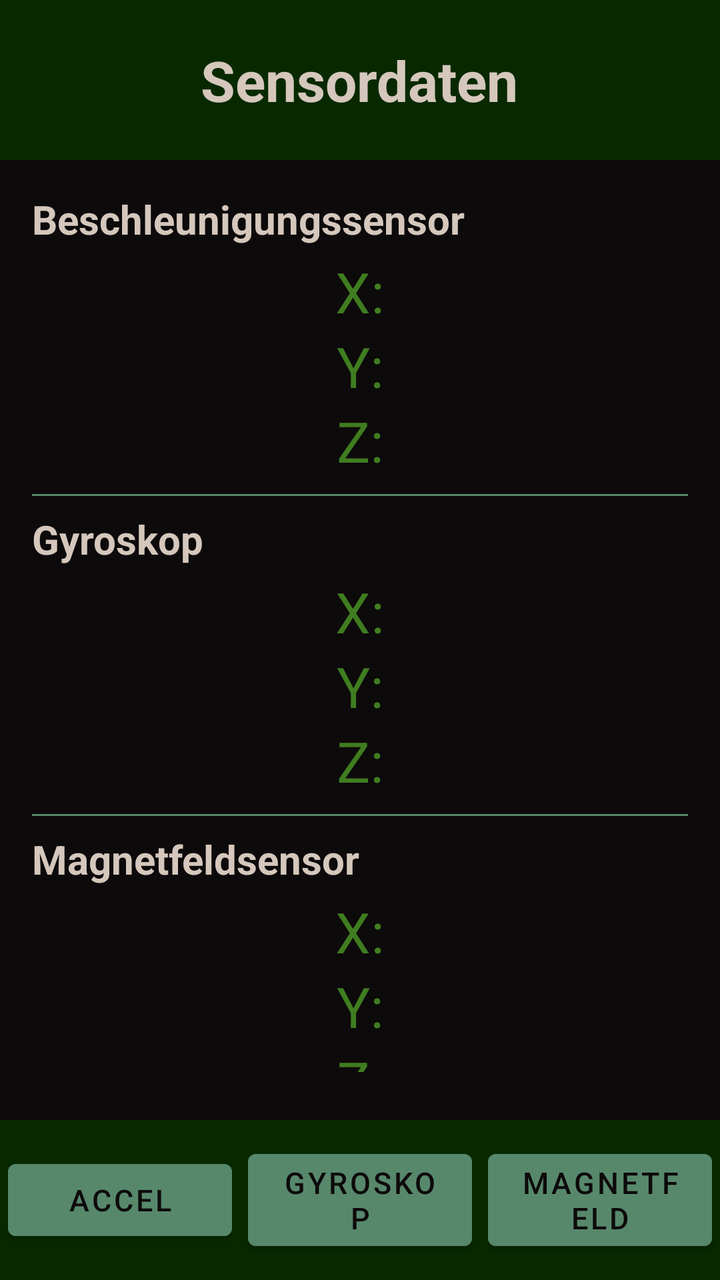
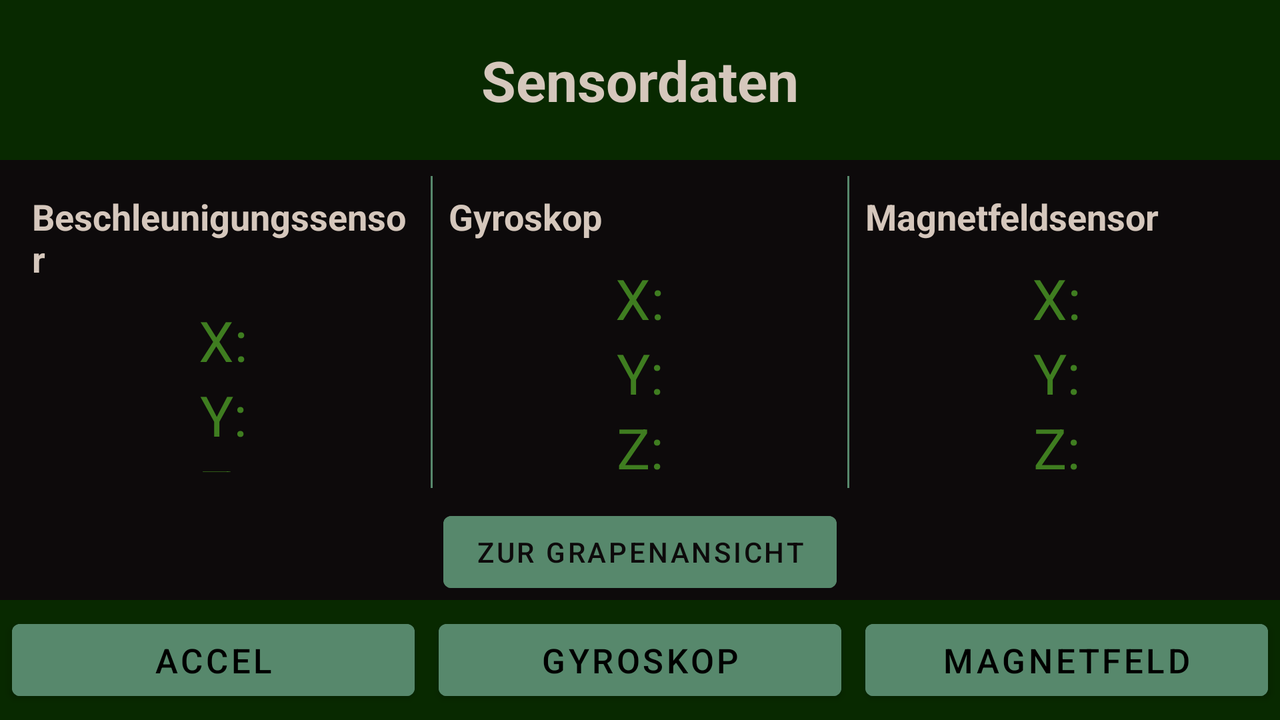

The same Android screen from two of the app's own layout files: first res/layout/ as a phone draws it, then the repository's variant for another configuration, drawn on a device whose configuration selects that folder. Both files follow.
<!-- AndroidManifest.xml: application theme Theme.BiotSpeechIoT -->
<!-- res/layout/activity_main.xml -->
<?xml version="1.0" encoding="utf-8"?>
    <LinearLayout xmlns:android="http://schemas.android.com/apk/res/android"
        xmlns:tools="http://schemas.android.com/tools"
        android:layout_width="match_parent"
        android:id="@+id/main"
        android:layout_height="match_parent"
        android:orientation="vertical"
        android:background="@color/background"
        tools:context=".main.MainActivity">

    <LinearLayout
        android:layout_width="match_parent"
        android:layout_height="wrap_content"
        android:background="@color/header">

        <ImageButton
            android:id="@+id/settings_button"
            android:layout_width="wrap_content"
            android:layout_height="wrap_content"
            android:layout_weight="1"
            android:src="@drawable/outline_settings_24"
            android:background="@color/header"
            android:layout_marginTop="16dp"
            android:layout_marginStart="16dp"
            android:paddingBottom="15dp"
            android:color="@color/text"/>

        <TextView
            android:id="@+id/headerText"
            android:layout_width="0dp"
            android:layout_weight="30"
            android:layout_height="80dp"
            android:background="@color/header"
            android:gravity="center_vertical|center_horizontal"
            android:text="Sensordaten"
            android:textColor="@color/text"
            android:textSize="28sp"
            android:textStyle="bold" />

        <ImageButton
            android:id="@+id/notification_button"
            android:layout_width="wrap_content"
            android:layout_height="wrap_content"
            android:layout_weight="1"
            android:src="@drawable/outline_circle_notifications_24"
            android:background="@color/header"
            android:layout_marginTop="16dp"
            android:layout_marginEnd="16dp"
            android:paddingBottom="15dp"
            android:color="@color/text"/>
    </LinearLayout>

        <LinearLayout
            android:id="@+id/contentArea"
            android:layout_width="match_parent"
            android:layout_height="0dp"
            android:layout_weight="1"
            android:orientation="vertical"
            android:padding="16dp">

            <LinearLayout
                android:layout_width="match_parent"
                android:layout_height="wrap_content"
                android:orientation="vertical"
                android:paddingBottom="8dp">

                <TextView
                    android:id="@+id/accelTitle"
                    android:layout_width="wrap_content"
                    android:layout_height="wrap_content"
                    android:text="Beschleunigungssensor"
                    android:textColor="@color/text"
                    android:textStyle="bold"
                    android:textSize="20sp"
                    android:paddingBottom="4dp" />

                <TextView
                    android:id="@+id/accelXValue"
                    android:layout_width="wrap_content"
                    android:layout_height="wrap_content"
                    android:text="@string/beschleunigung_x"
                    android:textColor="@color/highlight"
                    android:layout_gravity="center"
                    android:textSize="28sp" />

                <TextView
                    android:id="@+id/accelYValue"
                    android:layout_width="wrap_content"
                    android:layout_height="wrap_content"
                    android:text="@string/beschleunigung_y"
                    android:textColor="@color/highlight"
                    android:layout_gravity="center"
                    android:textSize="28sp" />

                <TextView
                    android:id="@+id/accelZValue"
                    android:layout_width="wrap_content"
                    android:layout_height="wrap_content"
                    android:text="@string/beschleunigung_z"
                    android:textColor="@color/highlight"
                    android:layout_gravity="center"
                    android:textSize="28sp" />
            </LinearLayout>

            <View
                android:layout_width="match_parent"
                android:layout_height="1dp"
                android:background="@color/button" />

            <LinearLayout
                android:layout_width="match_parent"
                android:layout_height="wrap_content"
                android:orientation="vertical"
                android:paddingTop="8dp"
                android:paddingBottom="8dp">

                <TextView
                    android:id="@+id/gyroTitle"
                    android:layout_width="wrap_content"
                    android:layout_height="wrap_content"
                    android:text="Gyroskop"
                    android:textColor="@color/text"
                    android:textStyle="bold"
                    android:textSize="20sp"
                    android:paddingBottom="4dp" />

                <TextView
                    android:id="@+id/gyroXValue"
                    android:layout_width="wrap_content"
                    android:layout_height="wrap_content"
                    android:text="@string/gyro_x"
                    android:textColor="@color/highlight"
                    android:layout_gravity="center"
                    android:textSize="28sp" />

                <TextView
                    android:id="@+id/gyroYValue"
                    android:layout_width="wrap_content"
                    android:layout_height="wrap_content"
                    android:text="@string/gyro_y"
                    android:textColor="@color/highlight"
                    android:layout_gravity="center"
                    android:textSize="28sp" />

                <TextView
                    android:id="@+id/gyroZValue"
                    android:layout_width="wrap_content"
                    android:layout_height="wrap_content"
                    android:text="@string/gyro_z"
                    android:textColor="@color/highlight"
                    android:layout_gravity="center"
                    android:textSize="28sp" />
            </LinearLayout>

            <View
                android:layout_width="match_parent"
                android:layout_height="1dp"
                android:background="@color/button" />

            <LinearLayout
                android:layout_width="match_parent"
                android:layout_height="wrap_content"
                android:orientation="vertical"
                android:paddingTop="8dp"
                android:paddingBottom="8dp">

                <TextView
                    android:id="@+id/magTitle"
                    android:layout_width="wrap_content"
                    android:layout_height="wrap_content"
                    android:text="Magnetfeldsensor"
                    android:textColor="@color/text"
                    android:textStyle="bold"
                    android:textSize="20sp"
                    android:paddingBottom="4dp" />

                <TextView
                    android:id="@+id/magXValue"
                    android:layout_width="wrap_content"
                    android:layout_height="wrap_content"
                    android:text="@string/magnet_x"
                    android:textColor="@color/highlight"
                    android:layout_gravity="center"
                    android:textSize="28sp" />

                <TextView
                    android:id="@+id/magYValue"
                    android:layout_width="wrap_content"
                    android:layout_height="wrap_content"
                    android:text="@string/magnet_y"
                    android:textColor="@color/highlight"
                    android:layout_gravity="center"
                    android:textSize="28sp" />

                <TextView
                    android:id="@+id/magZValue"
                    android:layout_width="wrap_content"
                    android:layout_height="wrap_content"
                    android:text="@string/magnet_z"
                    android:textColor="@color/highlight"
                    android:layout_gravity="center"
                    android:textSize="28sp" />
            </LinearLayout>

            <Button
                android:layout_width="wrap_content"
                android:layout_height="wrap_content"
                android:layout_gravity="center"
                android:text="Zur Grapenansicht"
                android:layout_marginTop="30dp"
                android:backgroundTint="@color/button"
                android:textColor="@color/background"
                android:id="@+id/graphenansicht"/>

        </LinearLayout>

        <LinearLayout
            android:id="@+id/footerBar"
            android:layout_width="match_parent"
            android:layout_height="80dp"
            android:orientation="horizontal"
            android:gravity="center"
            android:background="@color/header">

            <Button
                android:id="@+id/btnAccel"
                android:layout_width="0dp"
                android:layout_height="wrap_content"
                android:layout_weight="1"
                android:text="Accel"
                android:textColor="@color/background"
                android:layout_margin="4dp"
                android:backgroundTint="@color/button"
                android:textSize="15sp" />

            <Button
                android:id="@+id/btnGyro"
                android:layout_width="0dp"
                android:layout_height="wrap_content"
                android:layout_weight="1"
                android:text="Gyroskop"
                android:textColor="@color/background"
                android:layout_margin="4dp"
                android:backgroundTint="@color/button"
                android:textSize="15sp"/>

            <Button
                android:id="@+id/btnMagnet"
                android:layout_width="0dp"
                android:layout_height="wrap_content"
                android:layout_weight="1"
                android:text="Magnetfeld"
                android:textColor="@color/background"
                android:layout_margin="4dp"
                android:backgroundTint="@color/button"
                android:textSize="15sp"/>
        </LinearLayout>
    </LinearLayout>
<!-- resources referenced by this layout -->
<resources>
  <color name="background">#0D0A0B</color>
  <color name="button">#57886C</color>
  <color name="header">#082900</color>
  <color name="highlight">#3F7D20</color>
  <color name="text">#D5C7BC</color>
  <string name="beschleunigung_x">X:</string>
  <string name="beschleunigung_y">Y:</string>
  <string name="beschleunigung_z">Z:</string>
  <string name="gyro_x">X:</string>
  <string name="gyro_y">Y:</string>
  <string name="gyro_z">Z:</string>
  <string name="magnet_x">X:</string>
  <string name="magnet_y">Y:</string>
  <string name="magnet_z">Z:</string>
  <style name="Theme.BiotSpeechIoT" parent="Theme.MaterialComponents.DayNight.DarkActionBar">
          
          <item name="colorPrimary">@color/purple_500</item>
          <item name="colorPrimaryVariant">@color/purple_700</item>
          <item name="colorOnPrimary">@color/white</item>
          
          <item name="colorSecondary">@color/teal_200</item>
          <item name="colorSecondaryVariant">@color/teal_700</item>
          <item name="colorOnSecondary">@color/black</item>
          
          <item name="android:statusBarColor">?attr/colorPrimaryVariant</item>
          
      </style>
  <color name="white">#FFFFFFFF</color>
  <color name="black">#FF000000</color>
</resources>
<!-- res/layout-land/activity_main.xml (the repository's variant of the layout above) -->
<!-- drawn on the phone turned sideways -->
<?xml version="1.0" encoding="utf-8"?>
    <LinearLayout xmlns:android="http://schemas.android.com/apk/res/android"
        xmlns:tools="http://schemas.android.com/tools"
        android:layout_width="match_parent"
        android:id="@+id/main"
        android:layout_height="match_parent"
        android:orientation="vertical"
        android:background="@color/background"
        tools:context=".main.MainActivity">

    <LinearLayout
        android:layout_width="match_parent"
        android:layout_height="wrap_content"
        android:background="@color/header">


        <ImageButton
            android:id="@+id/settings_button"
            android:layout_width="wrap_content"
            android:layout_height="wrap_content"
            android:layout_weight="1"
            android:src="@drawable/outline_settings_24"
            android:background="@color/header"
            android:layout_marginTop="16dp"
            android:layout_marginStart="16dp"
            android:paddingBottom="15dp"
            android:color="@color/text"/>

        <TextView
            android:id="@+id/headerText"
            android:layout_width="0dp"
            android:layout_weight="30"
            android:layout_height="80dp"
            android:background="@color/header"
            android:gravity="center_vertical|center_horizontal"
            android:text="Sensordaten"
            android:textColor="@color/text"
            android:textSize="28sp"
            android:textStyle="bold" />

        <ImageButton
            android:id="@+id/notification_button"
            android:layout_width="wrap_content"
            android:layout_height="wrap_content"
            android:layout_weight="1"
            android:src="@drawable/outline_circle_notifications_24"
            android:background="@color/header"
            android:layout_marginTop="16dp"
            android:layout_marginEnd="16dp"
            android:paddingBottom="15dp"
            android:color="@color/text"/>
    </LinearLayout>

    <LinearLayout
        android:id="@+id/contentArea"
        android:layout_width="match_parent"
        android:layout_height="0dp"
        android:layout_weight="1"
        android:orientation="horizontal"
        android:padding="8dp">

        
        <LinearLayout
            android:layout_width="0dp"
            android:layout_height="wrap_content"
            android:layout_weight="1"
            android:orientation="vertical"
            android:padding="8dp">

            <TextView
                android:id="@+id/accelTitle"
                android:layout_width="wrap_content"
                android:layout_height="wrap_content"
                android:text="Beschleunigungssensor"
                android:textColor="@color/text"
                android:textStyle="bold"
                android:textSize="18sp"
                android:paddingBottom="10dp" />

            <TextView
                android:id="@+id/accelXValue"
                android:layout_width="wrap_content"
                android:layout_height="wrap_content"
                android:layout_gravity="center"
                android:text="@string/beschleunigung_x"
                android:textColor="@color/highlight"
                android:textSize="28sp" />

            <TextView
                android:id="@+id/accelYValue"
                android:layout_width="wrap_content"
                android:layout_height="wrap_content"
                android:layout_gravity="center"
                android:text="@string/beschleunigung_y"
                android:textColor="@color/highlight"
                android:textSize="28sp" />

            <TextView
                android:id="@+id/accelZValue"
                android:layout_width="wrap_content"
                android:layout_height="wrap_content"
                android:layout_gravity="center"
                android:text="@string/beschleunigung_z"
                android:textColor="@color/highlight"
                android:textSize="28sp" />
        </LinearLayout>

        
        <View
            android:layout_width="1dp"
            android:layout_height="match_parent"
            android:background="@color/button" />

        
        <LinearLayout
            android:layout_width="0dp"
            android:layout_height="wrap_content"
            android:layout_weight="1"
            android:orientation="vertical"
            android:padding="8dp">

            <TextView
                android:id="@+id/gyroTitle"
                android:layout_width="wrap_content"
                android:layout_height="wrap_content"
                android:text="Gyroskop"
                android:textColor="@color/text"
                android:textStyle="bold"
                android:textSize="18sp"
                android:paddingBottom="10dp" />

            <TextView
                android:id="@+id/gyroXValue"
                android:layout_width="wrap_content"
                android:layout_height="wrap_content"
                android:layout_gravity="center"
                android:text="@string/gyro_x"
                android:textColor="@color/highlight"
                android:textSize="28sp" />

            <TextView
                android:id="@+id/gyroYValue"
                android:layout_width="wrap_content"
                android:layout_height="wrap_content"
                android:layout_gravity="center"
                android:text="@string/gyro_y"
                android:textColor="@color/highlight"
                android:textSize="28sp" />

            <TextView
                android:id="@+id/gyroZValue"
                android:layout_width="wrap_content"
                android:layout_height="wrap_content"
                android:layout_gravity="center"
                android:text="@string/gyro_z"
                android:textColor="@color/highlight"
                android:textSize="28sp" />
        </LinearLayout>

        
        <View
            android:layout_width="1dp"
            android:layout_height="match_parent"
            android:background="@color/button" />

        
        <LinearLayout
            android:layout_width="0dp"
            android:layout_height="wrap_content"
            android:layout_weight="1"
            android:orientation="vertical"
            android:padding="8dp">

            <TextView
                android:id="@+id/magTitle"
                android:layout_width="wrap_content"
                android:layout_height="wrap_content"
                android:text="Magnetfeldsensor"
                android:textColor="@color/text"
                android:textStyle="bold"
                android:textSize="18sp"
                android:paddingBottom="10dp" />

            <TextView
                android:id="@+id/magXValue"
                android:layout_width="wrap_content"
                android:layout_height="wrap_content"
                android:layout_gravity="center"
                android:text="@string/magnet_x"
                android:textColor="@color/highlight"
                android:textSize="28sp" />

            <TextView
                android:id="@+id/magYValue"
                android:layout_width="wrap_content"
                android:layout_height="wrap_content"
                android:layout_gravity="center"
                android:text="@string/magnet_y"
                android:textColor="@color/highlight"
                android:textSize="28sp" />

            <TextView
                android:id="@+id/magZValue"
                android:layout_width="wrap_content"
                android:layout_height="wrap_content"
                android:layout_gravity="center"
                android:text="@string/magnet_z"
                android:textColor="@color/highlight"
                android:textSize="28sp" />
        </LinearLayout>



    </LinearLayout>

    <Button
        android:layout_width="wrap_content"
        android:layout_height="wrap_content"
        android:layout_gravity="center"
        android:text="Zur Grapenansicht"
        android:backgroundTint="@color/button"
        android:textColor="@color/background"
        android:id="@+id/graphenansicht"/>


        <LinearLayout
            android:id="@+id/footerBar"
            android:layout_width="match_parent"
            android:layout_height="60dp"
            android:orientation="horizontal"
            android:gravity="center"
            android:background="@color/header">

            <Button
                android:id="@+id/btnAccel"
                android:layout_width="0dp"
                android:layout_height="wrap_content"
                android:layout_weight="1"
                android:text="Accel"
                android:textColor="@color/black"
                android:layout_margin="6dp"
                android:backgroundTint="@color/button"
                android:textSize="17sp" />

            <Button
                android:id="@+id/btnGyro"
                android:layout_width="0dp"
                android:layout_height="wrap_content"
                android:layout_weight="1"
                android:text="Gyroskop"
                android:textColor="@color/black"
                android:layout_margin="6dp"
                android:backgroundTint="@color/button"
                android:textSize="17sp"/>

            <Button
                android:id="@+id/btnMagnet"
                android:layout_width="0dp"
                android:layout_height="wrap_content"
                android:layout_weight="1"
                android:text="Magnetfeld"
                android:textColor="@color/black"
                android:layout_margin="6dp"
                android:backgroundTint="@color/button"
                android:textSize="17sp"/>
        </LinearLayout>
    </LinearLayout>
<!-- resources referenced by the variant -->
<!-- as the phone turned sideways resolves them -->
<resources>
  <color name="background">#0D0A0B</color>
  <color name="black">#FF000000</color>
  <color name="button">#57886C</color>
  <color name="header">#082900</color>
  <color name="highlight">#3F7D20</color>
  <color name="text">#D5C7BC</color>
  <string name="beschleunigung_x">X:</string>
  <string name="beschleunigung_y">Y:</string>
  <string name="beschleunigung_z">Z:</string>
  <string name="gyro_x">X:</string>
  <string name="gyro_y">Y:</string>
  <string name="gyro_z">Z:</string>
  <string name="magnet_x">X:</string>
  <string name="magnet_y">Y:</string>
  <string name="magnet_z">Z:</string>
  <style name="Theme.BiotSpeechIoT" parent="Theme.MaterialComponents.DayNight.DarkActionBar">
          
          <item name="colorPrimary">@color/purple_500</item>
          <item name="colorPrimaryVariant">@color/purple_700</item>
          <item name="colorOnPrimary">@color/white</item>
          
          <item name="colorSecondary">@color/teal_200</item>
          <item name="colorSecondaryVariant">@color/teal_700</item>
          <item name="colorOnSecondary">@color/black</item>
          
          <item name="android:statusBarColor">?attr/colorPrimaryVariant</item>
          
      </style>
  <color name="white">#FFFFFFFF</color>
</resources>
